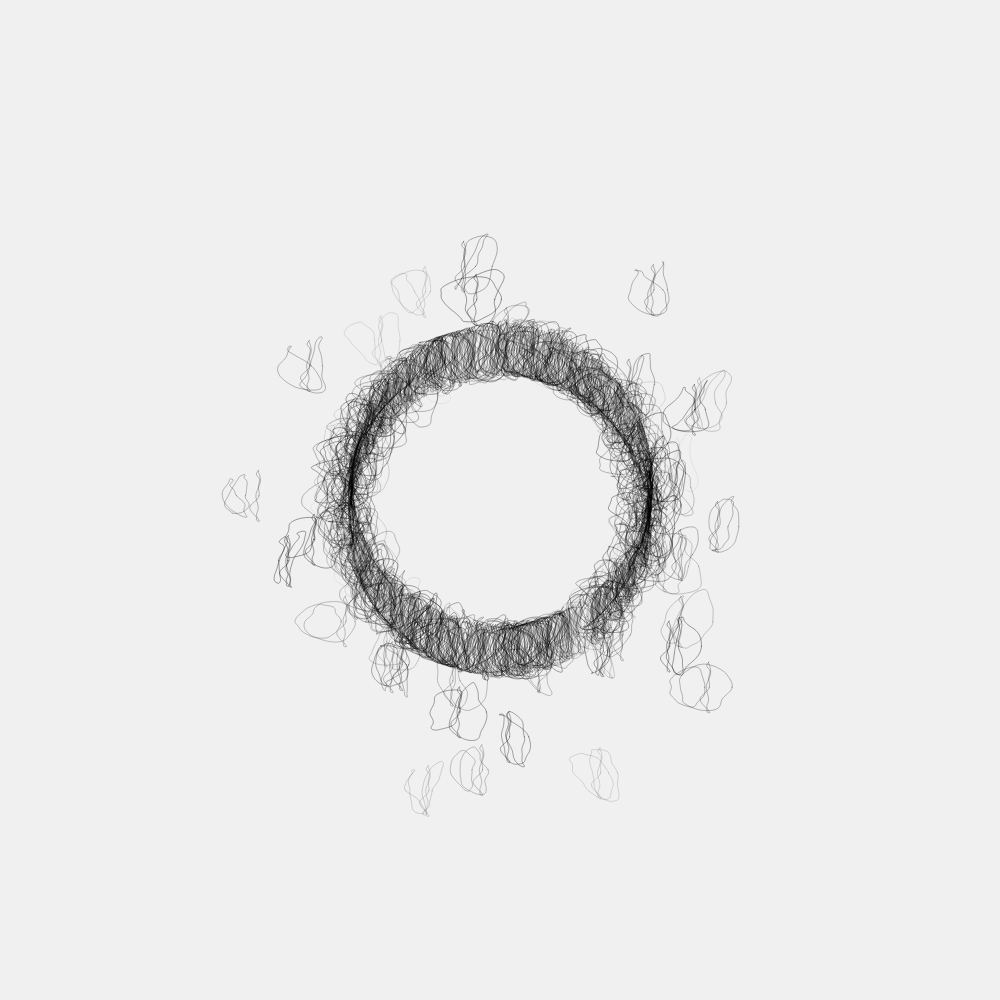
Frame 1 (no input)
Frame 60 (no input): identical to frame 1, image omitted
Frame 120 (the mouse pressed at the canvas centre since frame 60): identical to frame 1, image omitted

The p5.js sketch that drew this single still picture (run headless with seeded random() and noise() and a simulated clock; from frame 60 on, the mouse is pressed at the canvas centre):

// p5.js sketch
// ── sketch.js
function setup() {
  createCanvas(1000, 1000);
  background(240);
}

function draw() {
  if (frameCount <= 1) {
    background(240);

    noFill();
    let noiseMax = .5;
    let amt = 1;
    let r = 100;
    let rMin = r / 2;
    let rMax = r * 2;
    for (let i = 0; i < amt; i++) {
      for (let a = 0; a < TAU; a += radians(1)) {
        let xoff = map(cos(a), -1, 1, 0, noiseMax);
        let yoff = map(sin(a), -1, 1, 0, noiseMax);
        // let r = map(noise(xoff + a * 12345, yoff + a * 12345), 0, 1, rMin, rMax);
        r = constrain(random(random(((1)))) * 300, 300 / 2, 300);
        // r = random(random(((1)))) * 200;
        // let xo = map(noise(xoff + i * 12345, yoff + i * 12345), 0, 1, -xShift, xShift);
        let x = (width / 2) + r * cos(a);
        let y = height / 2 + r * sin(a);
        let seed = int(random(12345));
        stroke(0, 0, 0, 100*sqrt(random(1)));
        customVert(x, y, seed);
      }
    }
  }


  // noLoop();
}

function customVert(centerX, centerY, seed) {
  let noiseMax = .5;
  let r = 10;
  let rMin = r / 2;
  let rMax = r * 2;
  let amt = 3;
  let xShift = 50;

  for (let i = 0; i < amt; i++) {
    beginShape();
    for (let a = 0; a < TAU; a += radians(2)) {
      let xoff = map(cos(a), -1, 1, 0, noiseMax);
      let yoff = map(sin(a), -1, 1, 0, noiseMax);
      let r = map(noise(xoff + i * seed, yoff + i * seed), 0, 1, rMin, rMax);
      let xo = map(noise(xoff + i * seed, yoff + i * seed), 0, 1, -xShift, xShift);
      let x = (centerX + xo) + r * cos(a);
      let y = centerY + r * 2 * sin(a);
      vertex(x, y);
    }
    endShape(CLOSE);
  }
}
